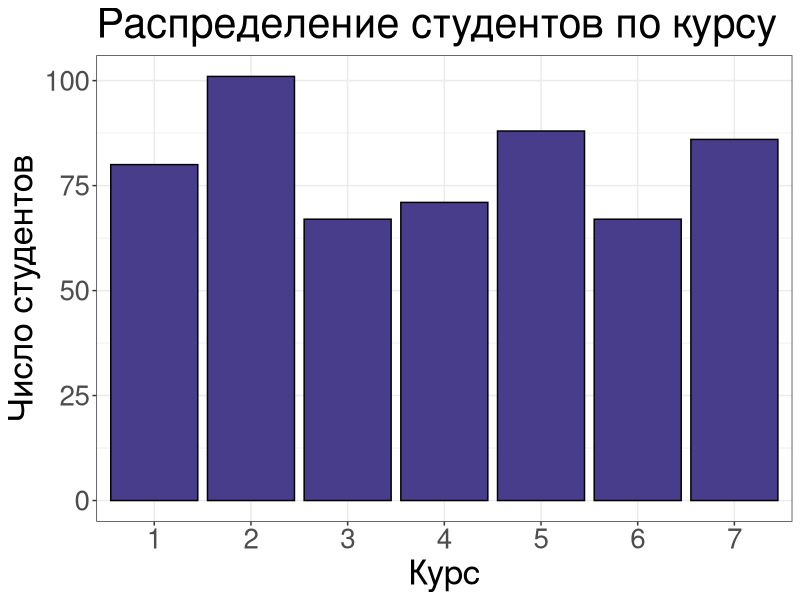
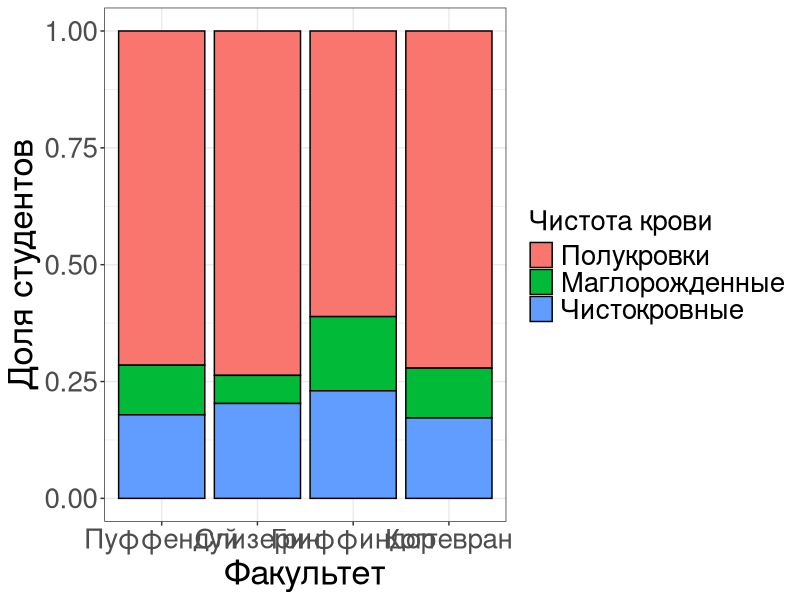
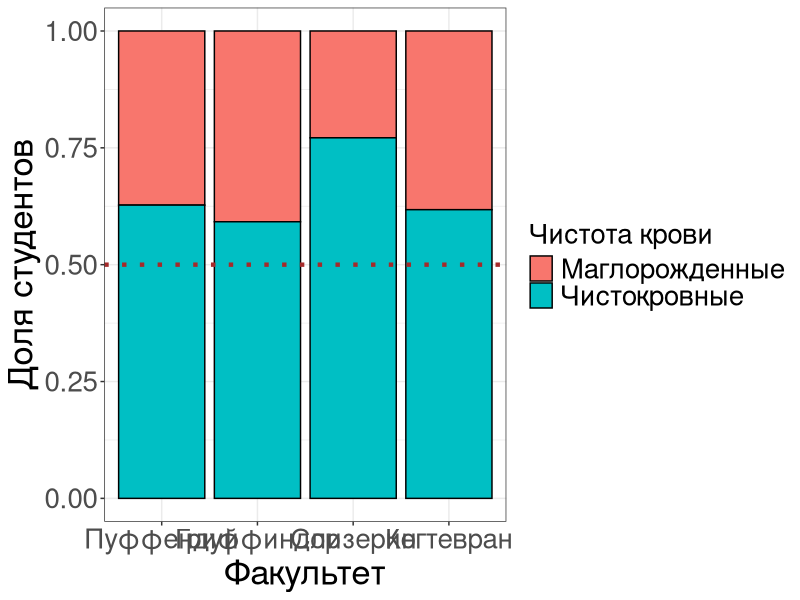
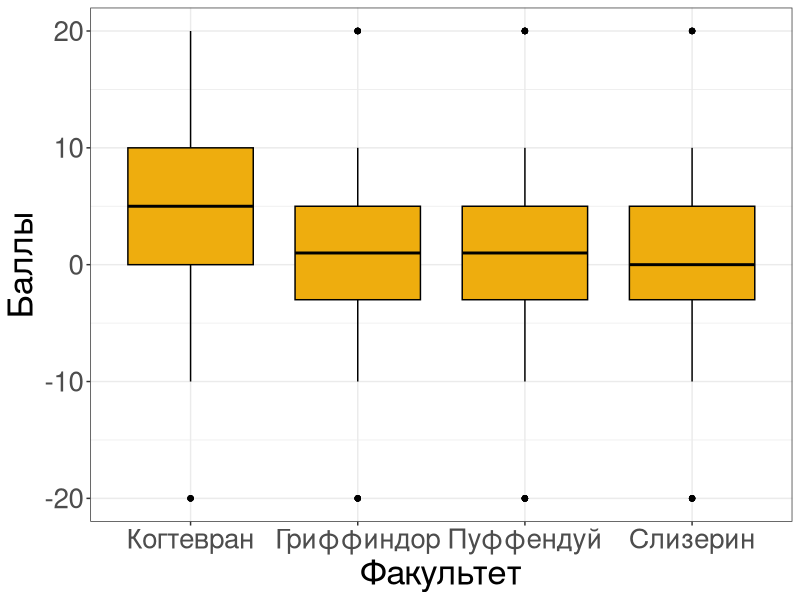
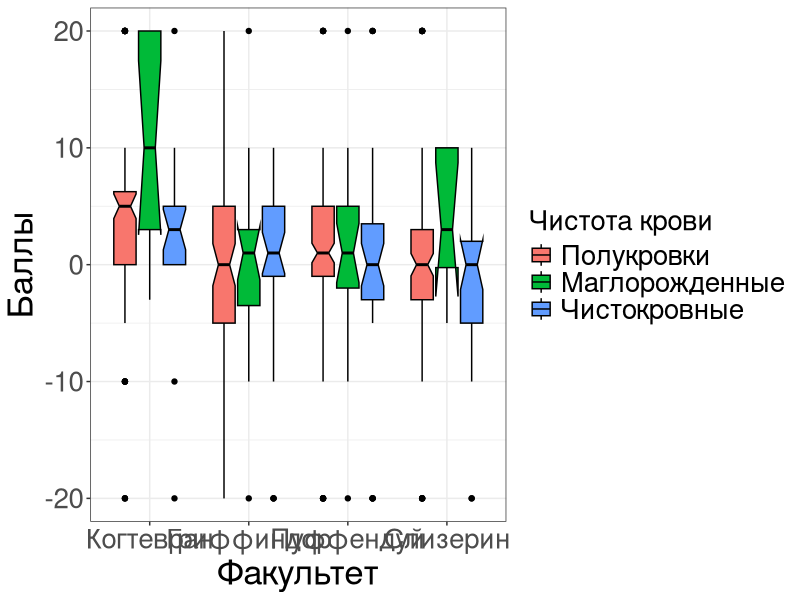
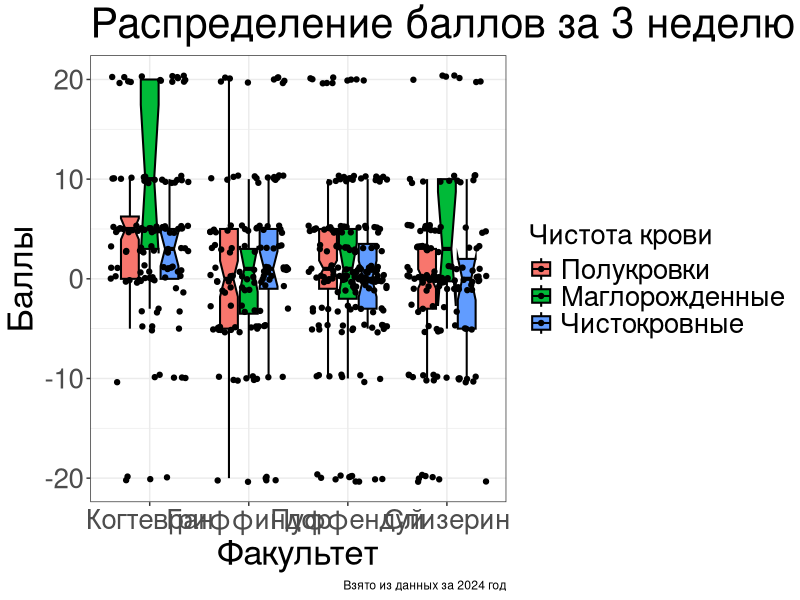
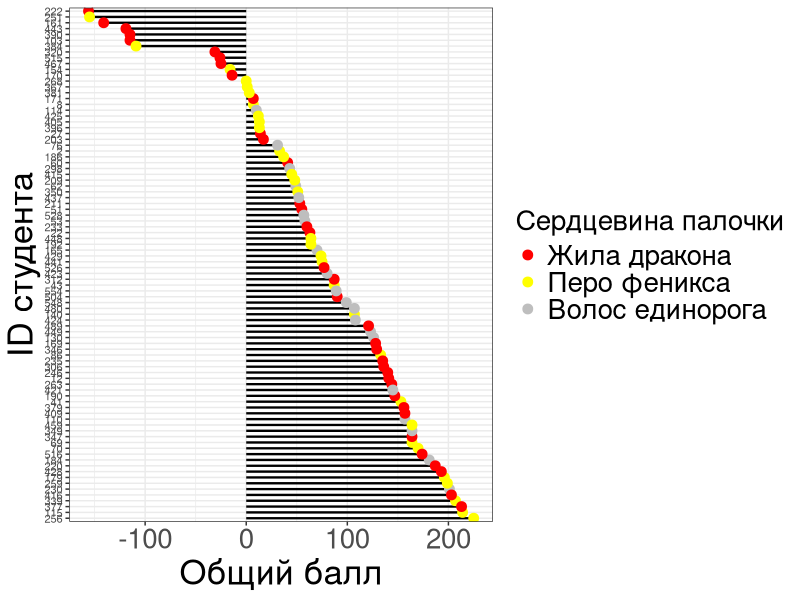
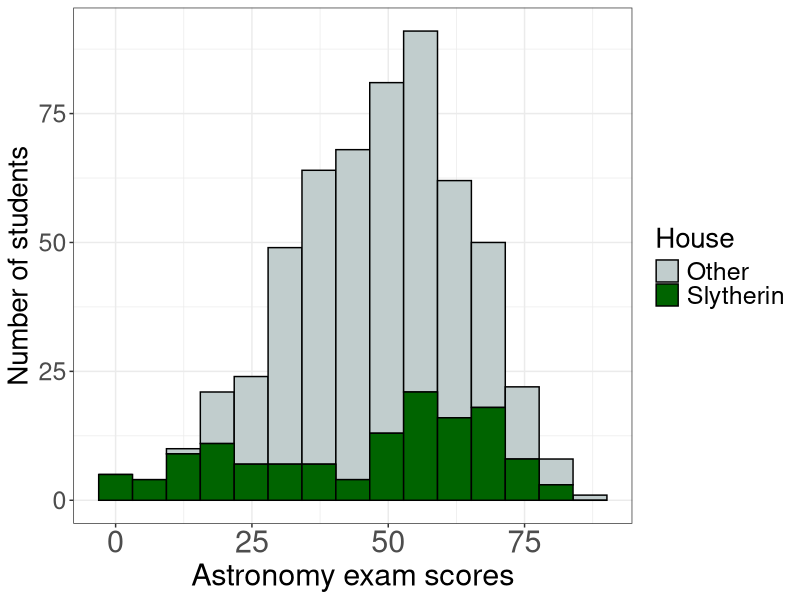

The R script that drew these images, in order:
## ---- chunk 1
knitr::opts_chunk$set(echo = TRUE, message = FALSE, warning = FALSE, error = FALSE, fig.width=16, fig.height=10)

library(tidyverse)
## ---- chunk 2
hogwarts <- read_csv("data/raw/hogwarts_2024.csv")
## ---- chunk 3
hogwarts |> glimpse()

# Changing some variables type to factors
hogwarts <- hogwarts |> mutate(
  across(c(house, course, sex, wandCore, bloodStatus), ~ as.factor(.x))
)
## ---- chunk 4
sum(is.na(hogwarts))
## ---- chunk 5
theme_custom <- theme(
    axis.text = element_text(size = 20),
    axis.title = element_text(size = 25),
    legend.title = element_text(size = 20),
    legend.text = element_text(size = 20),
    plot.title = element_text(size = 30)
)

ggplot(hogwarts, aes(x = course)) +
  geom_bar(fill = "darkslateblue", color = "black") +
  labs(x = "Курс", y = "Число студентов", title = "Распределение студентов по курсу") +
  theme_bw()+
  theme_custom
## ---- chunk 6
ggplot(hogwarts) +
  geom_bar(aes(x = fct_infreq(house), fill = bloodStatus),
           position = "fill", color = "black") +
  labs(x = "Факультет", y = "Доля студентов", fill = "Чистота крови")+
  scale_x_discrete(labels=c("Hufflepuff"="Пуффендуй",
                            "Slytherin" = "Слизерин", 
                            "Gryffindor" = "Гриффиндор",
                            "Ravenclaw" = "Когтевран" ))+
  scale_fill_discrete(
    labels = c("pure-blood" = "Чистокровные",
               "half-blood"= "Полукровки",
               "muggle-born" = "Маглорожденные")
  )+
  theme_bw()+
  theme_custom
## ---- chunk 7
hogwarts %>%
  filter(bloodStatus %in% c("pure-blood", "muggle-born")) %>%
 ggplot() +
  geom_bar(aes(x = fct_infreq(house), fill = bloodStatus),
           position = "fill", color = "black") +
  labs(x = "Факультет", y = "Доля студентов", fill = "Чистота крови") +
  scale_x_discrete(labels=c("Hufflepuff"="Пуффендуй",
                            "Slytherin" = "Слизерин", 
                            "Gryffindor" = "Гриффиндор",
                            "Ravenclaw" = "Когтевран" ))+
  geom_hline(yintercept=0.5, linetype="dotted", size=1.5, colour="brown")+
  theme_bw()+
  theme_custom+
  scale_fill_discrete(
    labels = c("pure-blood" = "Чистокровные",
               "muggle-born" = "Маглорожденные")
  ) 
## ---- chunk 8
ggplot(hogwarts) +
  geom_boxplot(aes(x = fct_reorder(house, desc(week_3)), y = week_3),
               fill = "darkgoldenrod2", color = "black") +
  labs(x = "Факультет", y = "Баллы") +
   scale_x_discrete(labels=c("Hufflepuff"="Пуффендуй",
                            "Slytherin" = "Слизерин", 
                            "Gryffindor" = "Гриффиндор",
                            "Ravenclaw" = "Когтевран" ))+
  theme_bw()+
  theme_custom
## ---- chunk 9

ggplot(hogwarts) +
  geom_boxplot(aes(x = fct_reorder(house, desc(week_3)), y = week_3, fill = bloodStatus),
               notch = TRUE, color = "black") +
  labs(x = "Факультет", y = "Баллы", fill = "Чистота крови") +
  theme_bw() +
  theme_custom+
  scale_x_discrete(labels=c("Hufflepuff"="Пуффендуй",
                            "Slytherin" = "Слизерин", 
                            "Gryffindor" = "Гриффиндор",
                            "Ravenclaw" = "Когтевран" ))+
  scale_fill_discrete(
    labels = c("pure-blood" = "Чистокровные",
               "half-blood"= "Полукровки",
               "muggle-born" = "Маглорожденные")
  )
## ---- chunk 10
hogwarts %>%
ggplot(aes(x = fct_reorder(house, desc(week_3)), y = week_3, fill = bloodStatus)) +
  geom_boxplot(notch = TRUE, color = "black", outliers=FALSE, linewidth = 0.7, width = 0.6) + 
  geom_jitter() +
  labs(x = "Факультет", y = "Баллы", 
       fill = "Чистота крови", 
       title = "Распределение баллов за 3 неделю", 
       caption = "Взято из данных за 2024 год") +
  theme_bw() +
  theme_custom+
  scale_x_discrete(labels=c("Hufflepuff"="Пуффендуй",
                            "Slytherin" = "Слизерин", 
                            "Gryffindor" = "Гриффиндор",
                            "Ravenclaw" = "Когтевран" ))+
  scale_fill_discrete(
    labels = c("pure-blood" = "Чистокровные",
               "half-blood"= "Полукровки",
               "muggle-born" = "Маглорожденные")
  )
## ---- chunk 11
hogwarts %>%
  filter(course == 5) %>%
  mutate(id = as.factor(id)) %>%
  ggplot() +
  geom_segment(aes(x = 0, xend = result, 
                   y=fct_reorder(id, result, .desc=TRUE), yend = fct_reorder(id, result, .desc=TRUE)), 
               color = "black", linewidth = 0.8) + 
  geom_point(aes(x = result,y = id, color=wandCore),size = 3) +  
  scale_color_manual(values = c("dragon heartstring" = "red", 
                                "phoenix feather" = "yellow", 
                                "unicorn hair" = "grey"), 
                    labels = c("dragon heartstring" = "Жила дракона",
               "phoenix feather"= "Перо феникса",
               "unicorn hair" = "Волос единорога")) + 
  labs(x = "Общий балл", y = "ID студента", color= "Сердцевина палочки") +
  theme_bw() +
  theme_custom+
  theme(axis.text.y = element_text(size = 8))
## ---- chunk 12
ggplot(hogwarts) +
  geom_histogram(aes(x = `Astronomy exam`, fill = (house == "Slytherin")),
                 bins=15, color = "black") +  
  scale_fill_manual(values = c("FALSE" = "azure3", "TRUE" = "darkgreen"), 
                    labels = c("Other", "Slytherin")) +  
  labs(x = "Astronomy exam scores", 
       y = "Number of students", 
       fill = "House") +  
  theme_bw() +
  theme(
    axis.text.x = element_text(size = 22),  
    axis.text.y = element_text(size = 18),  
    axis.title.x = element_text(size = 22), 
    axis.title.y = element_text(size = 20), 
    legend.text = element_text(size = 18), 
    legend.title = element_text(size = 20)  
  )
## ---- chunk 13

theme_custom2 <- theme(
    axis.text = element_text(size = 20),
    axis.title = element_text(size = 25),
    legend.title = element_text(size = 20),
    legend.text = element_text(size = 20),
    plot.title = element_text(size = 30),
    panel.background = element_rect(fill = "white")
    
)

hogwarts %>%
ggplot(aes(x = fct_reorder(house, desc(week_3)), y = week_3, fill = bloodStatus)) +
  geom_boxplot(notch = TRUE, color = "black", outliers=FALSE, linewidth = 0.7, width = 0.6) + 
  geom_jitter() +
  labs(x = "Факультет", y = "Баллы", 
       fill = "Чистота крови", 
       title = "Распределение баллов за 3 неделю", 
       caption = "Взято из данных за 2024 год") +
  scale_x_discrete(labels=c("Hufflepuff"="Пуффендуй",
                            "Slytherin" = "Слизерин", 
                            "Gryffindor" = "Гриффиндор",
                            "Ravenclaw" = "Когтевран" ))+
  scale_fill_discrete(
    labels = c("pure-blood" = "Чистокровные",
               "half-blood"= "Полукровки",
               "muggle-born" = "Маглорожденные"))+
  theme_custom2 

## ---- chunk 14

ggplot(hogwarts) +
  geom_histogram(aes(x=`Care of magical creatures exam`),
                 bins = ceiling(log2(nrow(hogwarts))+1), 
fill = "cadetblue1", color = "black") + 
  facet_wrap(~course, ncol = 4) + 
  labs(x = "Результаты экзамена по уходу за магическими существами", 
       y = "Количество студентов") +
  theme_bw()
## ---- chunk 15
    
hogwarts %>%
  mutate(sex = case_when(
    sex == "male" ~ "Мужской пол",
    sex == "female" ~ "Женский пол"
  )) %>%
ggplot() +
  geom_density(aes(x = `Defence against the dark arts exam`, 
                   color = "Защита от темных искусств"), 
               fill = "grey49", alpha = 0.5) +
  geom_density(aes(x = `Herbology exam`, 
                   color = "Травология"), 
               fill = "lightgreen", alpha = 0.5) +
  facet_wrap(~sex) +
  labs(x = "Оценки студентов", 
       y = "Плотность вероятности",
       color = "Предмет") +
  theme_custom2
